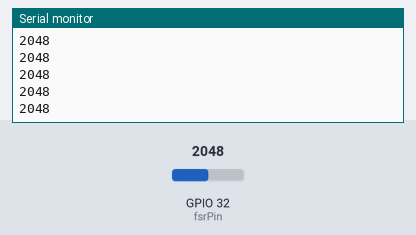
A sketch run on a simulated ESP32. Parts: the last lines printed to the serial monitor. Inputs (shaded band) come from the test bench; at power-on: GPIO 32 (fsrPin) = 2048.

Above: at 1.2 s.
1.3 s: GPIO 32 (fsrPin) set to 2866
At 1.31 s:
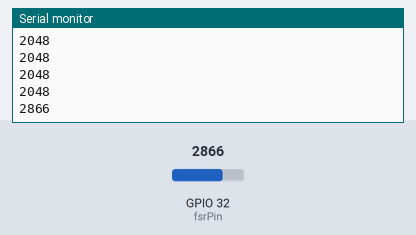
2.8 s: GPIO 32 (fsrPin) set to 3603
At 2.82 s:
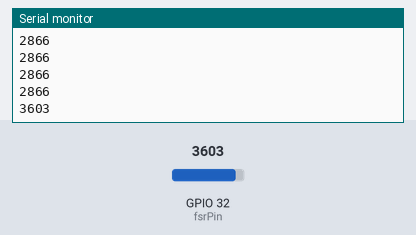
Timing chart, 0 to 5.8 s (numbered marks = the images above; inputs shaded):
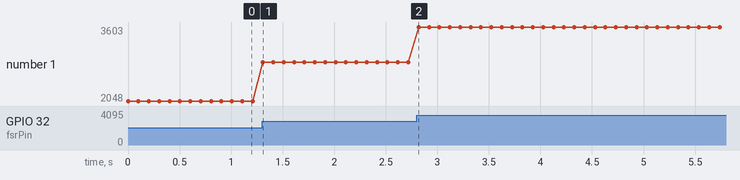

The sketch:

ESP_UDP.ino
```cpp
#include <WebServer.h>
#include <WiFi.h>
#include <WiFiUdp.h>

/* Put your SSID & Password */
const char* ssid = "XR_Wifi";  // Enter SSID here
const char* password = "12345678";  // Enter Password here

int fsrPin = 32;

/* Put IP Address details */
IPAddress local_ip(192, 168, 1, 1);
IPAddress gateway(192, 168, 1, 1);
IPAddress subnet(255, 255, 255, 0);

WebServer server(80);

WiFiUDP udp;

void setup() {
    Serial.begin(9600);

    WiFi.softAP(ssid, password);
    WiFi.softAPConfig(local_ip, gateway, subnet);

    server.begin();

    pinMode(fsrPin, INPUT);
}

void loop() {
    int squish = analogRead(fsrPin);
    Serial.println(squish);

    udp.beginPacket("192.168.1.2", 57222);
    udp.print(String(squish));
    udp.endPacket();

    // Wait for 1 second
    delay(100);
}
```

Measured:
- after the input at 1.3 s, the serial monitor: prints a new line at once (image 1)
- after the input at 2.8 s, the serial monitor: prints a new line at once (image 2)
- plotted number 1: 2048 → 2866 after the input at 1.3 s, 2866 → 3603 after the input at 2.8 s
